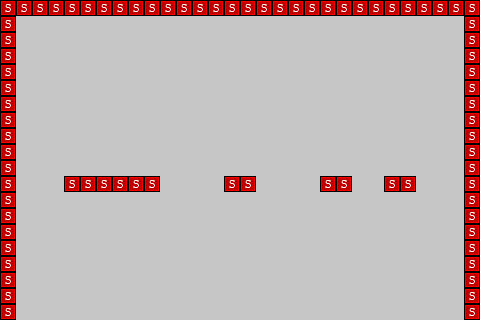

Tiled map render using the project's own tile images. Description and the map definition, with tile-layer contents summarised, below:
An orthogonal 30x20 tile map with 16x16 px tiles, 2 tile layers (Tile Layer 1, collision), 2 tilesets and 34 objects (33x brick, paddle).

<map version="1.0" orientation="orthogonal" width="30" height="20" tilewidth="16" tileheight="16" backgroundcolor="#c6c6c6">
 <tileset firstgid="1" name="solid-tile" tilewidth="16" tileheight="16">
  <image source="../img/solid-tile.png" width="16" height="16" />
  <tile id="0">
   <properties>
    <property name="type" value="solid" />
   </properties>
  </tile>
 </tileset>
 <tileset firstgid="2" name="tiles" tilewidth="16" tileheight="16">
  <image source="../img/tiles.png" width="80" height="224" />
 </tileset>
 <layer name="Tile Layer 1" width="30" height="20">
  <data>[600 cells, 80 non-empty, 1 distinct tile ids]</data>
 </layer>
 <objectgroup name="enetity-paddle" width="30" height="20">
  <object name="paddle" x="144" y="272" width="48" height="16" />
 </objectgroup>
 <objectgroup name="entity-brick" width="30" height="20">
  <object name="brick" x="64" y="80" width="32" height="16" />
  <object name="brick" x="224" y="128" width="32" height="16" />
  <object name="brick" x="224" y="112" width="32" height="16" />
  <object name="brick" x="320" y="80" width="32" height="16" />
  <object name="brick" x="128" y="96" width="32" height="16" />
  <object name="brick" x="128" y="160" width="32" height="16" />
  <object name="brick" x="128" y="144" width="32" height="16" />
  <object name="brick" x="128" y="80" width="32" height="16" />
  <object name="brick" x="128" y="112" width="32" height="16" />
  <object name="brick" x="128" y="128" width="32" height="16" />
  <object name="brick" x="96" y="112" width="32" height="16" />
  <object name="brick" x="64" y="96" width="32" height="16" />
  <object name="brick" x="64" y="112" width="32" height="16" />
  <object name="brick" x="64" y="128" width="32" height="16" />
  <object name="brick" x="64" y="144" width="32" height="16" />
  <object name="brick" x="64" y="160" width="32" height="16" />
  <object name="brick" x="224" y="144" width="32" height="16" />
  <object name="brick" x="224" y="160" width="32" height="16" />
  <object name="brick" x="320" y="64" width="32" height="16" />
  <object name="brick" x="224" y="64" width="32" height="16" />
  <object name="brick" x="224" y="96" width="32" height="16" />
  <object name="brick" x="64" y="64" width="32" height="16" />
  <object name="brick" x="128" y="64" width="32" height="16" />
  <object name="brick" x="320" y="96" width="32" height="16" />
  <object name="brick" x="320" y="112" width="32" height="16" />
  <object name="brick" x="320" y="128" width="32" height="16" />
  <object name="brick" x="320" y="160" width="32" height="16" />
  <object name="brick" x="384" y="64" width="32" height="16" />
  <object name="brick" x="384" y="112" width="32" height="16" />
  <object name="brick" x="384" y="128" width="32" height="16" />
  <object name="brick" x="384" y="160" width="32" height="16" />
  <object name="brick" x="384" y="80" width="32" height="16" />
  <object name="brick" x="384" y="96" width="32" height="16" />
 </objectgroup>
 <layer name="collision" width="30" height="20">
  <data>[600 cells, 80 non-empty, 1 distinct tile ids]</data>
 </layer>
</map>
